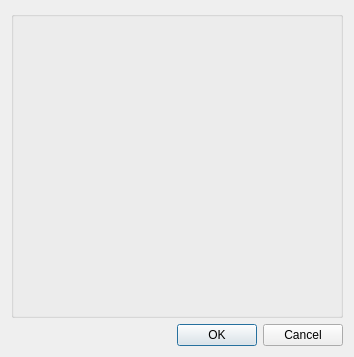
<?xml version="1.0" encoding="UTF-8"?>
<ui version="4.0">
 <class>PrjPropDlg</class>
 <widget class="QDialog" name="PrjPropDlg">
  <property name="geometry">
   <rect>
    <x>0</x>
    <y>0</y>
    <width>354</width>
    <height>357</height>
   </rect>
  </property>
  <property name="windowTitle">
   <string>Dialog</string>
  </property>
  <layout class="QVBoxLayout" name="verticalLayout">
   <item>
    <widget class="ProjectPropertyGroupBox" name="PPGBProperty"/>
   </item>
   <item>
    <widget class="QDialogButtonBox" name="buttonBox">
     <property name="orientation">
      <enum>Qt::Horizontal</enum>
     </property>
     <property name="standardButtons">
      <set>QDialogButtonBox::Cancel|QDialogButtonBox::Ok</set>
     </property>
    </widget>
   </item>
  </layout>
 </widget>
 <customwidgets>
  <customwidget>
   <class>ProjectPropertyGroupBox</class>
   <extends>QGroupBox</extends>
   <header>projectpropertygroupbox.h</header>
   <container>1</container>
  </customwidget>
 </customwidgets>
 <resources/>
 <connections>
  <connection>
   <sender>buttonBox</sender>
   <signal>accepted()</signal>
   <receiver>PrjPropDlg</receiver>
   <slot>accept()</slot>
   <hints>
    <hint type="sourcelabel">
     <x>248</x>
     <y>254</y>
    </hint>
    <hint type="destinationlabel">
     <x>157</x>
     <y>274</y>
    </hint>
   </hints>
  </connection>
  <connection>
   <sender>buttonBox</sender>
   <signal>rejected()</signal>
   <receiver>PrjPropDlg</receiver>
   <slot>reject()</slot>
   <hints>
    <hint type="sourcelabel">
     <x>316</x>
     <y>260</y>
    </hint>
    <hint type="destinationlabel">
     <x>286</x>
     <y>274</y>
    </hint>
   </hints>
  </connection>
 </connections>
</ui>
